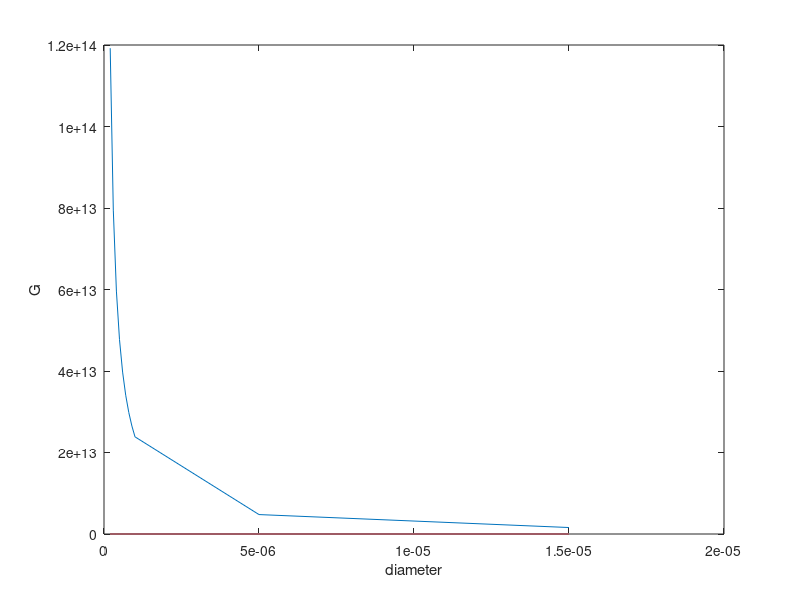

MATLAB code for this plot:
kb = 1.38e-23; % m^2*kg/(s^2*K)
Tl = 300; % K
hbar = 1.054e-34; % J/s
d = [200 300 400 500 600 700 800 900 1000 5000 15000]*1e-9; 
debye_temp= 359; % K
t = 19e-9; %thickness, m
axy = 0.3*363e-12+0.7*250e-12;
az = (10*(axy)+6*392e-12+3*330e-12)*1e-9/t
n=1.67e29; % density of electrons

G=zeros(length(d));
for m=1:length(d)
    G(m) = 9/8*kb^2*debye_temp/(hbar*Tl*d(m))*(n^2/(3*pi^2))^(1/3)   
end

plot(d,G);xlabel('diameter');ylabel('G')


